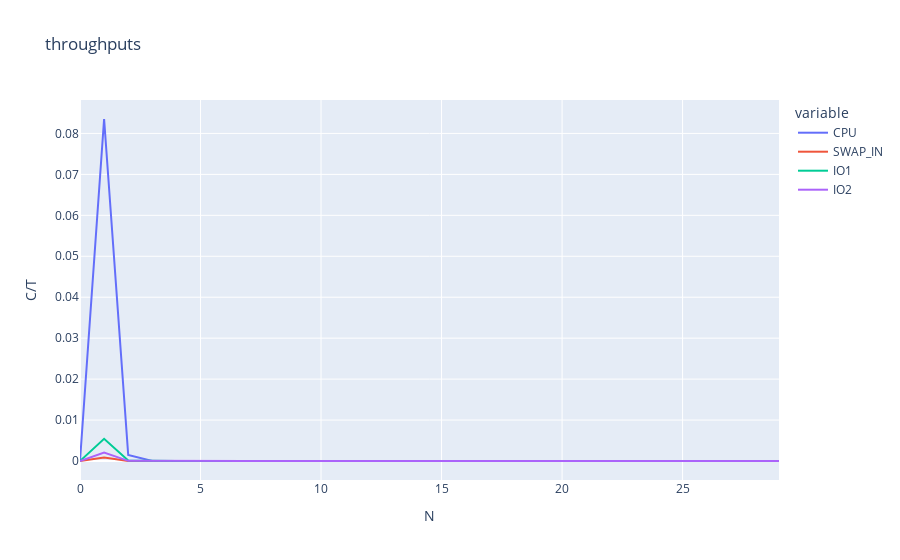

This figure's notebook cell:
### Code cell
produce_graph_and_save(throughputs,"throughputs","C/T")

### Figure 1 — Plotly figure (JSON) as saved in the notebook; plotly's stock layout.template omitted (floating-point values rounded to 4 significant figures)
{"data": [{"hovertemplate": "variable=CPU<br>N=%{x}<br>value=%{y}<extra></extra>", "legendgroup": "CPU", "line": {"color": "#636efa", "dash": "solid"}, "marker": {"symbol": "circle"}, "mode": "lines", "name": "CPU", "orientation": "v", "showlegend": true, "type": "scatter", "x": [0, 1, 2, 3, 4, 5, 6, 7, 8, 9, 10, 11, 12, 13, 14, 15, 16, 17, 18, 19, 20, 21, 22, 23, 24, 25, 26, 27, 28, 29], "xaxis": "x", "y": [0, 0.08352, 0.001455, 1.23e-05, 8.676e-08, 5.643e-10, 3.494e-12, 2.09e-14, 1.218e-16, 6.94e-19, 3.886e-21, 2.142e-23, 1.165e-25, 6.263e-28, 3.332e-30, 1.756e-32, 9.181e-35, 4.764e-37, 2.456e-39, 1.259e-41, 6.419e-44, 3.257e-46, 1.646e-48, 8.286e-51, 4.157e-53, 2.079e-55, 1.037e-57, 5.161e-60, 2.563e-62, 1.27e-64], "yaxis": "y"}, {"hovertemplate": "variable=SWAP_IN<br>N=%{x}<br>value=%{y}<extra></extra>", "legendgroup": "SWAP_IN", "line": {"color": "#EF553B", "dash": "solid"}, "marker": {"symbol": "circle"}, "mode": "lines", "name": "SWAP_IN", "orientation": "v", "showlegend": true, "type": "scatter", "x": [0, 1, 2, 3, 4, 5, 6, 7, 8, 9, 10, 11, 12, 13, 14, 15, 16, 17, 18, 19, 20, 21, 22, 23, 24, 25, 26, 27, 28, 29], "xaxis": "x", "y": [0, 0.0008352, 1.455e-05, 1.23e-07, 8.676e-10, 5.643e-12, 3.494e-14, 2.09e-16, 1.218e-18, 6.94e-21, 3.886e-23, 2.142e-25, 1.165e-27, 6.263e-30, 3.332e-32, 1.756e-34, 9.181e-37, 4.764e-39, 2.456e-41, 1.259e-43, 6.419e-46, 3.257e-48, 1.646e-50, 8.286e-53, 4.157e-55, 2.079e-57, 1.037e-59, 5.161e-62, 2.563e-64, 1.27e-66], "yaxis": "y"}, {"hovertemplate": "variable=IO1<br>N=%{x}<br>value=%{y}<extra></extra>", "legendgroup": "IO1", "line": {"color": "#00cc96", "dash": "solid"}, "marker": {"symbol": "circle"}, "mode": "lines", "name": "IO1", "orientation": "v", "showlegend": true, "type": "scatter", "x": [0, 1, 2, 3, 4, 5, 6, 7, 8, 9, 10, 11, 12, 13, 14, 15, 16, 17, 18, 19, 20, 21, 22, 23, 24, 25, 26, 27, 28, 29], "xaxis": "x", "y": [0, 0.005429, 9.46e-05, 7.993e-07, 5.64e-09, 3.668e-11, 2.271e-13, 1.359e-15, 7.914e-18, 4.511e-20, 2.526e-22, 1.392e-24, 7.573e-27, 4.071e-29, 2.166e-31, 1.142e-33, 5.968e-36, 3.097e-38, 1.597e-40, 8.183e-43, 4.172e-45, 2.117e-47, 1.07e-49, 5.386e-52, 2.702e-54, 1.352e-56, 6.742e-59, 3.355e-61, 1.666e-63, 8.253e-66], "yaxis": "y"}, {"hovertemplate": "variable=IO2<br>N=%{x}<br>value=%{y}<extra></extra>", "legendgroup": "IO2", "line": {"color": "#ab63fa", "dash": "solid"}, "marker": {"symbol": "circle"}, "mode": "lines", "name": "IO2", "orientation": "v", "showlegend": true, "type": "scatter", "x": [0, 1, 2, 3, 4, 5, 6, 7, 8, 9, 10, 11, 12, 13, 14, 15, 16, 17, 18, 19, 20, 21, 22, 23, 24, 25, 26, 27, 28, 29], "xaxis": "x", "y": [0, 0.002088, 3.638e-05, 3.074e-07, 2.169e-09, 1.411e-11, 8.736e-14, 5.226e-16, 3.044e-18, 1.735e-20, 9.714e-23, 5.355e-25, 2.913e-27, 1.566e-29, 8.33e-32, 4.391e-34, 2.295e-36, 1.191e-38, 6.141e-41, 3.147e-43, 1.605e-45, 8.143e-48, 4.115e-50, 2.071e-52, 1.039e-54, 5.199e-57, 2.593e-59, 1.29e-61, 6.406e-64, 3.174e-66], "yaxis": "y"}], "layout": {"legend": {"title": {"text": "variable"}, "tracegroupgap": 0}, "title": {"text": "throughputs"}, "xaxis": {"anchor": "y", "domain": [0, 1], "title": {"text": "N"}}, "yaxis": {"anchor": "x", "domain": [0, 1], "title": {"text": "C/T"}}}}
